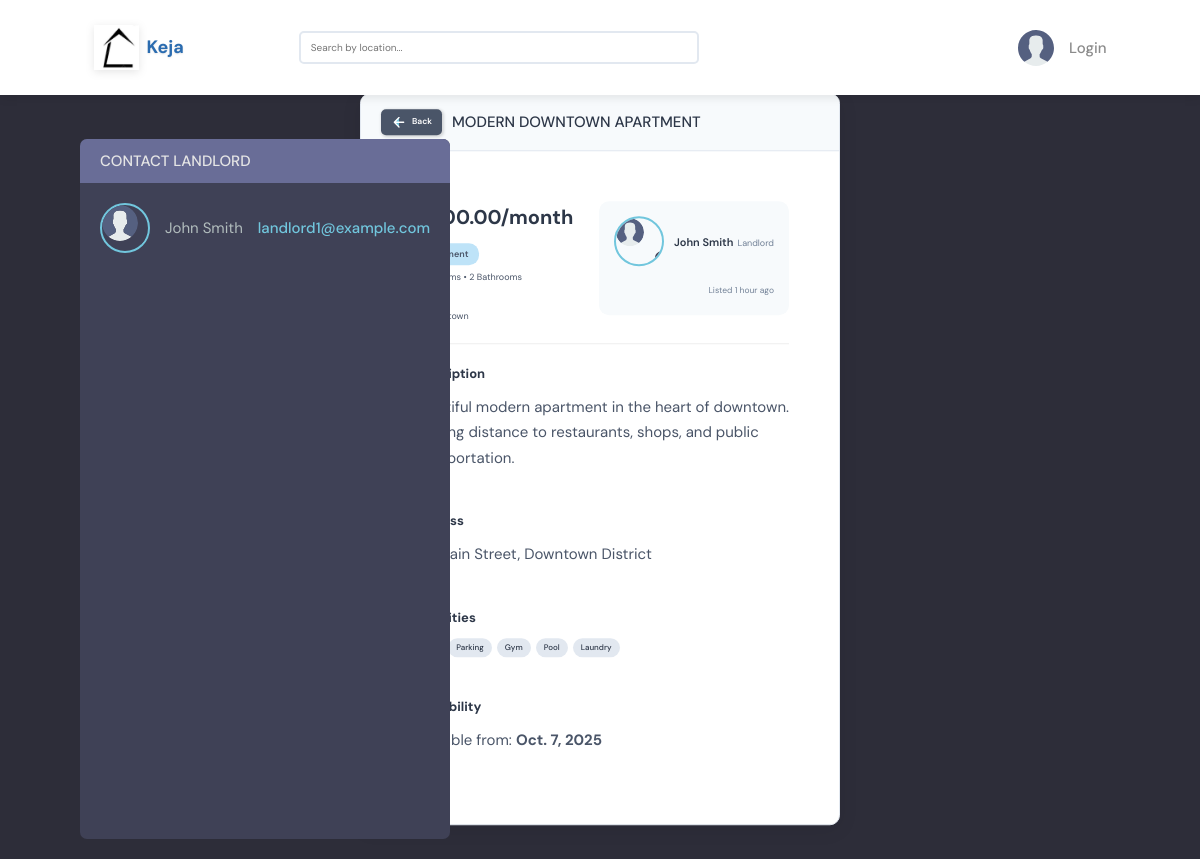
Page /property/2/ on the committed database.
### base/models.py (models this page shows, shortened)
class Property(models.Model):
    PROPERTY_TYPES = [
        ('apartment', 'Apartment'),
        ('house', 'House'),
        ('studio', 'Studio'),
        ('condo', 'Condo'),
        ('townhouse', 'Townhouse'),
    ]
    landlord = models.ForeignKey(User, on_delete=models.CASCADE, related_name='properties')
    title = models.CharField(max_length=200)
    property_type = models.CharField(max_length=20, choices=PROPERTY_TYPES, default='apartment')
    rent_amount = models.DecimalField(max_digits=10, decimal_places=2)
    location = models.CharField(max_length=200)
    address = models.TextField()
    bedrooms = models.IntegerField()
    bathrooms = models.IntegerField()
    area_sqft = models.IntegerField(help_text="Area in square feet")
    description = models.TextField()
    amenities = models.TextField(help_text="Comma-separated amenities", blank=True)
    is_available = models.BooleanField(default=True)
    date_available = models.DateField()
    main_image = models.ImageField(upload_to='properties/', null=True, blank=True)
    created = models.DateTimeField(auto_now_add=True)
    updated = models.DateTimeField(auto_now=True)
    class Meta:
        ordering = ['-created']
        verbose_name_plural = "Properties"

class User(AbstractUser):
    name = models.CharField(max_length=200, null=True, blank=True)
    email = models.EmailField(unique=True, null=False, blank=False)
    bio = models.TextField(null=True, blank=True)
    avatar = models.ImageField(null=True, blank=True, default="avatar.svg")
    USERNAME_FIELD = 'email'
    REQUIRED_FIELDS = ['username']

### base/views.py (the view)
# urls.py: path('property/<int:pk>/', views.property_detail, name="property_detail"),
def property_detail(request, pk):
    property = get_object_or_404(Property, pk=pk, is_available=True)
    related_properties = Property.objects.filter(
        location__icontains=property.location,
        is_available=True
    ).exclude(pk=pk)[:4]
    context = {
        'property': property,
        'related_properties': related_properties,
    }
    return render(request, 'base/property_detail.html', context)

### base/templatetags/property_extras.py (called while the page is built)
@register.filter
def split(value, delimiter=','):
    if value:
        return [item.strip() for item in value.split(delimiter) if item.strip()]
    return []

@register.filter
def strip(value):
    if value:
        return value.strip()
    return value

### base/templates/base/property_detail.html (shortened to what this page needs)
{% extends 'main.html' %}
{% load property_extras %}
{% block content %}
<main class="layout">
    <div class="container">
        <div class="layout__box">
            <div class="layout__boxHeader">
                <div class="layout__boxTitle">
                    <a href="{% url 'home' %}" class="btn btn--dark btn--small">
                        <svg width="16" height="16" viewBox="0 0 24 24" fill="none" xmlns="http://www.w3.org/2000/svg">
                            <path d="M19 12H5M12 19L5 12L12 5" stroke="currentColor" stroke-width="2" stroke-linecap="round" stroke-linejoin="round"/>
                        </svg>
                        Back
                    </a>
                    <h3>{{ property.title }}</h3>
                </div>
            </div>
            <div class="layout__body">
                <div class="property__info">
                    <div class="property__details">
                        <h2>${{ property.rent_amount }}/month</h2>
                        <div class="property__meta">
                            <span class="property__type">{{ property.get_property_type_display }}</span>
                            <span class="property__specs">{{ property.bedrooms }} Bedrooms • {{ property.bathrooms }} Bathrooms</span>
                            <span class="property__area">{{ property.area_sqft }} sq ft</span>
                            <span class="property__location">📍 {{ property.location }}</span>
                        </div>
                    </div>
                    <div class="property__landlord">
                        <div class="property__author">
                            <div class="avatar avatar--small">
                                <img src="{{ property.landlord.avatar.url }}" alt="{{ property.landlord.name }}" />
                            </div>
                            <div class="property__authorInfo">
                                <a href="{% url 'user-profile' property.landlord.id %}">{{ property.landlord.name|default:property.landlord.username }}</a>
                                <span>Landlord</span>
                            </div>
                        </div>
                        <span class="property__date">Listed {{ property.created|timesince }} ago</span>
                    </div>
                </div>
                <div class="property__conversation">
                    <div class="property__description">
                        <h3>Description</h3>
                        <p>{{ property.description }}</p>
                    </div>
                    <div class="property__address">
                        <h3>Address</h3>
                        <p>{{ property.address }}</p>
                    </div>
                    {% if property.amenities %}
                    <div class="property__amenities">
                        <h3>Amenities</h3>
                        <div class="amenities-list">
                            {% for amenity in property.amenities|split:"," %}
                                <span class="amenity-tag">{{ amenity|strip }}</span>
                            {% endfor %}
                        </div>
                    </div>
                    {% endif %}
                    <div class="property__availability">
                        <h3>Availability</h3>
                        <p>Available from: <strong>{{ property.date_available }}</strong></p>
                    </div>
                </div>
            </div>
        </div>
        <div class="participants">
            <h3 class="participants__top">Contact Landlord</h3>
            <div class="participants__list scroll">
                <div class="participant">
                    <div class="avatar avatar--medium">
                        <img src="{{ property.landlord.avatar.url }}" />
                    </div>
                    <p>{{ property.landlord.name }}</p>
                    <span>{{ property.landlord.email }}</span>
                </div>
            </div>
        </div>
    </div>
</main>
{% endblock content %}

### static/styles/style.css (style rules this page uses)
:root { --color-main: #71c6dd; --color-main-light: #e1f6fb; --color-dark: #3f4156; --color-dark-medium: #51546e; --color-dark-light: #696d97; --color-light: #e5e5e5; --color-gray: #8b8b8b; --color-light-gray: #b2bdbd; --color-bg: #2d2d39; --color-success: #5dd693; --color-error: #fc4b0b; }
* { font-family: "DM Sans", -apple-system, BlinkMacSystemFont, "Segoe UI", Roboto, Oxygen, Ubuntu, Cantarell, "Open Sans", "Helvetica Neue", sans-serif; margin: 0; padding: 0; box-sizing: border-box; text-rendering: optimizeLegibility; font-size: inherit; }
html { font-size: 56.25%; }
@media only screen and (min-width: 1200px) { html { font-size: 62.5%; } }
body { line-height: 1.6; font-weight: 400; font-size: 1.5rem; color: var(--color-light-gray); background-color: var(--color-bg); min-height: 100vh; }
img { width: 100%; }
a { display: inline-block; color: var(--color-main); text-decoration: none; }
.container { max-width: 120rem; width: 90%; margin: auto; }
.btn { background-color: transparent; border: none; display: inline-flex; align-items: center; gap: 1rem; cursor: pointer; transition: all ease-in-out 0.3s; padding: 1rem 2rem; border-radius: 5px; box-shadow: 1px 1px 3px 1px rgba(0, 0, 0, 0.15); font-weight: 500; }
.btn--dark { background-color: var(--color-dark-light); color: var(--color-light); }
.btn > svg { fill: currentColor; width: 1.6rem; height: 1.6rem; }
.avatar { position: relative; display: inline-block; border-radius: 50%; border: 2px solid var(--color-main); }
.avatar img { display: block; border-radius: 50%; object-fit: cover; object-position: center; }
.avatar::after { content: ""; display: block; position: absolute; background-color: var(--color-gray); z-index: 111; border-radius: 50%; border: 0.3rem solid var(--color-dark); }
.avatar.avatar--small img { width: 2.8rem; height: 2.8rem; }
.avatar.avatar--small:after { width: 0.7rem; height: 0.7rem; bottom: 0px; right: -6px; }
.avatar.avatar--medium img { width: 3.6rem; height: 3.6rem; border-radius: 50%; }
.avatar.avatar--medium:after { width: 0.7rem; height: 0.7rem; bottom: 0px; right: -6px; }
.layout { margin-top: 2.4rem; }
.layout > .container { display: flex; justify-content: space-between; align-items: flex-start; }
.layout__box { width: 90%; max-width: 48rem; min-height: 40rem; position: absolute; top: 50%; left: 50%; transform: translate(-50%, -46%); background-color: var(--color-dark); border-radius: 1rem; box-shadow: 1px 1px 6px 3px rgba(0, 0, 0, 0.1); overflow: hidden; }
.layout__boxHeader { display: flex; padding: 1.5rem; background-color: var(--color-dark-light); }
.layout__boxTitle { display: flex; gap: 1.5rem; align-items: center; }
.layout__boxTitle h3 { text-transform: uppercase; font-weight: 500; color: var(--color-light); }
.layout__boxTitle svg { width: 1.6rem; height: 1.6rem; fill: var(--color-main); }
.layout__body { margin: 3rem; }
.room, .participants { background: var(--color-dark); max-height: 87.5vh; border-radius: 0.7rem; overflow: hidden; position: relative; }
.room__top, .participants__top { background: var(--color-dark-light); display: flex; justify-content: space-between; align-items: center; padding: 1rem 2rem; position: relative; }
.room__topLeft h3, .participants__top { text-transform: uppercase; font-weight: 500; color: var(--color-light); }
.participants__top { justify-content: flex-start; gap: 0.5rem; }
.participants__list { padding: 2rem; height: 82.5vh; overflow-y: scroll; padding-bottom: 0; }
.participant { display: flex; align-items: center; gap: 1.5rem; margin-bottom: 2rem; }
.participant p { color: var(--color-light-gray); line-height: 1.2; }
.participant span { display: block; font-weight: 500; color: var(--color-main); font-weight: 1.4rem; }

### base/templates/base/property_detail.html (style rules this page uses)
.property__info { display: flex; justify-content: space-between; align-items: flex-start; margin-bottom: 2rem; padding-bottom: 2rem; border-bottom: 1px solid #eee; }
.property__details h2 { color: #2d3748; margin-bottom: 1rem; }
.property__meta { display: flex; flex-direction: column; gap: 0.5rem; color: #666; }
.property__meta span { font-size: 0.9rem; }
.property__landlord { text-align: right; }
.property__conversation > div { margin-bottom: 2rem; }
.property__conversation h3 { margin-bottom: 1rem; color: #2d3748; }
.amenities-list { display: flex; flex-wrap: wrap; gap: 0.5rem; }
.amenity-tag { background: #e2e8f0; padding: 0.3rem 0.8rem; border-radius: 1rem; font-size: 0.8rem; color: #2d3748; }

### rows in the picture
Property: title "MODERN DOWNTOWN APARTMENT", rent_amount "1200.00", bathrooms "2", landlord.avatar (placeholder picture), landlord.name "John Smith", created "1 hour", description "Beautiful modern apartment in the heart of downtown. Walking distance to restaurants, shops, and public transportation.", address "123 Main Street, Downtown District", date_available "Oct. 7, 2025", landlord.email "landlord1@example.com"

### other values in the picture
{{ amenity|strip }} "Parking" "Gym" "Pool" "Laundry"
